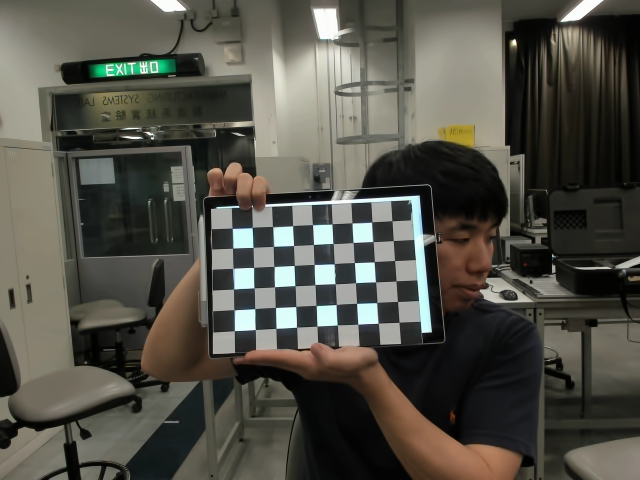
#> input picture data/chessboard_normal.png, 640 x 480 px
$ python camera-cali.py   (older library calls are emulated)
#> lines starting #> are read from the running program, lines starting #| are printed output that depends on the picture
import cv2
import numpy as np
img_top = cv2.imread('data/chessboard_normal.png')
#> img_top is the input picture: shape (480, 640, 3); mean B, G, R 71.4, 80.1, 81.7
img_bottom = cv2.imread('data/chessboard_thermal.png')
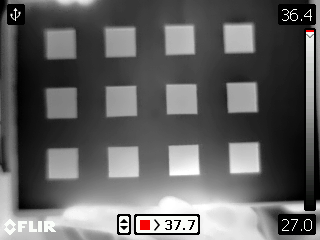
#> input picture data/chessboard_thermal.png, 320 x 240 px
#> img_bottom is the input picture: shape (240, 320, 3); mean B, G, R 97.6, 97.7, 98

img_top_grey = cv2.cvtColor(img_top, cv2.COLOR_BGR2GRAY)
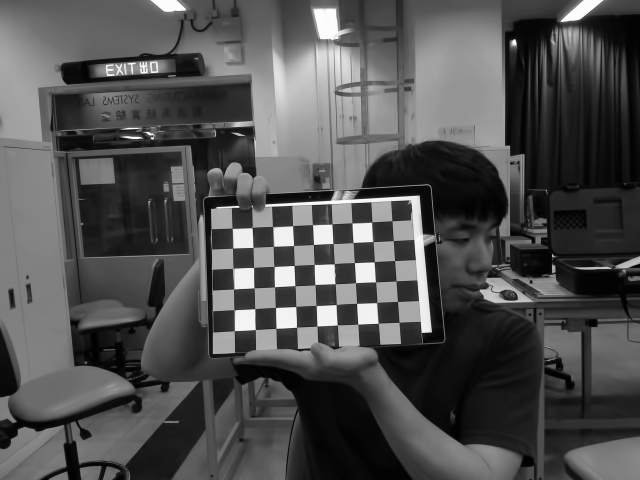
#> img_top_grey: shape (480, 640); min 0, max 254, mean 79.6
img_bottom_grey = cv2.cvtColor(img_bottom, cv2.COLOR_BGR2GRAY)

# termination criteria
criteria = (cv2.TERM_CRITERIA_EPS + cv2.TERM_CRITERIA_MAX_ITER, 30, 0.001)

# prepare object points, like (0,0,0), (1,0,0), (2,0,0) ....,(6,5,0)
objp1 = np.zeros((6*8,3), np.float32)
objp1[:,:2] = np.mgrid[0:6,0:8].T.reshape(-1,2)

# Arrays to store object points and image points from all the images.
objpoints1 = [] # 3d point in real world space
imgpoints1 = [] # 2d points in image plane.

ret, corners = cv2.findChessboardCorners(img_top_grey, (6,8),flags = cv2.CALIB_CB_ADAPTIVE_THRESH)
#> ret = True; corners = 48 rows, first 8: [391.9, 220.6], [393.3, 240.6], [394.5, 260.5], [396, 280.9], [397.5, 301.5], [399, 322.3], [371.4, 222.2], [372.7, 241.4]
# If found, add object points, image points (after refining them)
print(ret)
#| True
# [12 lines of commented-out code are left out]

equ = cv2.equalizeHist(img_bottom_grey)
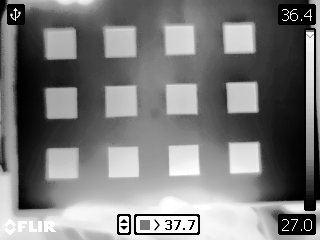
#> equ: shape (240, 320); min 0, max 255, mean 123.3
# cv2.imshow('img',equ)
# cv2.waitKey(100000)

cv2.imshow('img',img_bottom_grey)
# cv2.waitKey(100000)

clahe = cv2.createCLAHE(clipLimit=2.0, tileGridSize=(8, 8))
cl1 = clahe.apply(img_bottom_grey)
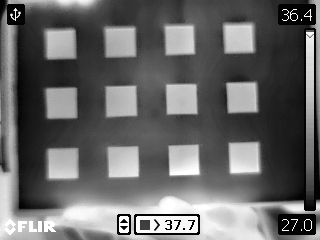
#> cl1: shape (240, 320); min 1, max 255, mean 104
# [5 lines of commented-out code are left out]

vis = img_bottom_grey.copy()
mser= cv2.MSER_create()
#> (the run stopped early here; a loop or call above may not have finished)
